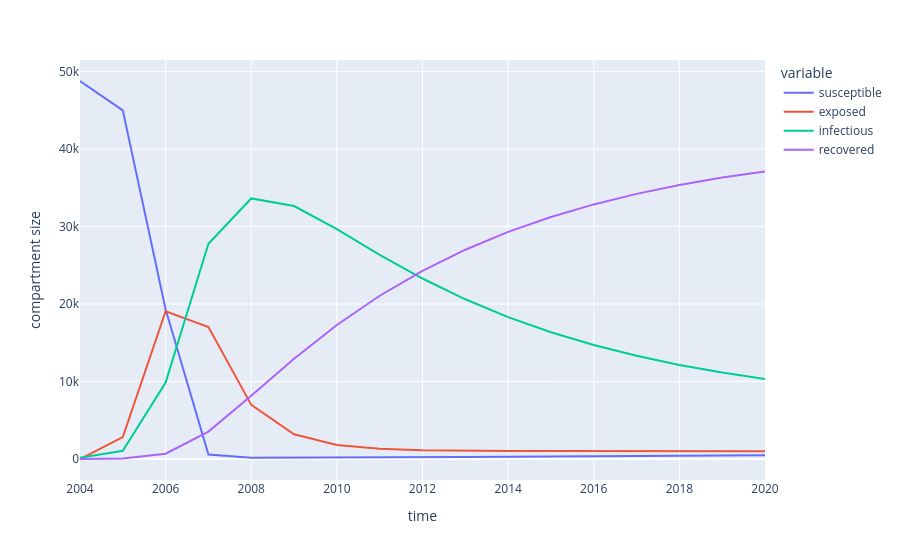

Notebook cell for this chart:
### Code cell
# Now we run the model and plot the results
seir_model.run(parameters=parameters)
compartment_values = seir_model.get_outputs_df()
compartment_values.plot(
    labels={"index": "time", "value": "compartment size"}
)

### Figure 1 — Plotly figure (JSON) as saved in the notebook; plotly's stock layout.template omitted (floating-point values rounded to 4 significant figures)
{"data": [{"hovertemplate": "variable=susceptible<br>time=%{x}<br>compartment size=%{y}<extra></extra>", "legendgroup": "susceptible", "line": {"color": "#636efa", "dash": "solid"}, "marker": {"symbol": "circle"}, "mode": "lines", "name": "susceptible", "orientation": "v", "showlegend": true, "type": "scatter", "x": [2004.0, 2005.0, 2006.0, 2007.0, 2008.0, 2009.0, 2010.0, 2011.0, 2012.0, 2013.0, 2014.0, 2015.0, 2016.0, 2017.0, 2018.0, 2019.0, 2020.0], "xaxis": "x", "y": [48780.0, 44990.0, 19310.0, 571.2, 158.3, 159.3, 174.0, 194.8, 219.6, 247.4, 277.6, 309.9, 344.0, 379.2, 415.3, 451.9, 488.3], "yaxis": "y"}, {"hovertemplate": "variable=exposed<br>time=%{x}<br>compartment size=%{y}<extra></extra>", "legendgroup": "exposed", "line": {"color": "#EF553B", "dash": "solid"}, "marker": {"symbol": "circle"}, "mode": "lines", "name": "exposed", "orientation": "v", "showlegend": true, "type": "scatter", "x": [2004.0, 2005.0, 2006.0, 2007.0, 2008.0, 2009.0, 2010.0, 2011.0, 2012.0, 2013.0, 2014.0, 2015.0, 2016.0, 2017.0, 2018.0, 2019.0, 2020.0], "xaxis": "x", "y": [0.0, 2821.0, 19060.0, 17030.0, 6984.0, 3184.0, 1808.0, 1309.0, 1127.0, 1059.0, 1033.0, 1021.0, 1016.0, 1013.0, 1010.0, 1009.0, 1008.0], "yaxis": "y"}, {"hovertemplate": "variable=infectious<br>time=%{x}<br>compartment size=%{y}<extra></extra>", "legendgroup": "infectious", "line": {"color": "#00cc96", "dash": "solid"}, "marker": {"symbol": "circle"}, "mode": "lines", "name": "infectious", "orientation": "v", "showlegend": true, "type": "scatter", "x": [2004.0, 2005.0, 2006.0, 2007.0, 2008.0, 2009.0, 2010.0, 2011.0, 2012.0, 2013.0, 2014.0, 2015.0, 2016.0, 2017.0, 2018.0, 2019.0, 2020.0], "xaxis": "x", "y": [144.0, 1058.0, 9875.0, 27780.0, 33630.0, 32640.0, 29660.0, 26360.0, 23290.0, 20610.0, 18310.0, 16360.0, 14710.0, 13320.0, 12140.0, 11150.0, 10320.0], "yaxis": "y"}, {"hovertemplate": "variable=recovered<br>time=%{x}<br>compartment size=%{y}<extra></extra>", "legendgroup": "recovered", "line": {"color": "#ab63fa", "dash": "solid"}, "marker": {"symbol": "circle"}, "mode": "lines", "name": "recovered", "orientation": "v", "showlegend": true, "type": "scatter", "x": [2004.0, 2005.0, 2006.0, 2007.0, 2008.0, 2009.0, 2010.0, 2011.0, 2012.0, 2013.0, 2014.0, 2015.0, 2016.0, 2017.0, 2018.0, 2019.0, 2020.0], "xaxis": "x", "y": [0.0, 59.49, 682.2, 3544.0, 8159.0, 12940.0, 17290.0, 21070.0, 24290.0, 27010.0, 29300.0, 31230.0, 32860.0, 34220.0, 35360.0, 36320.0, 37120.0], "yaxis": "y"}], "layout": {"legend": {"title": {"text": "variable"}, "tracegroupgap": 0}, "margin": {"t": 60}, "xaxis": {"anchor": "y", "domain": [0, 1], "title": {"text": "time"}}, "yaxis": {"anchor": "x", "domain": [0, 1], "title": {"text": "compartment size"}}}}
